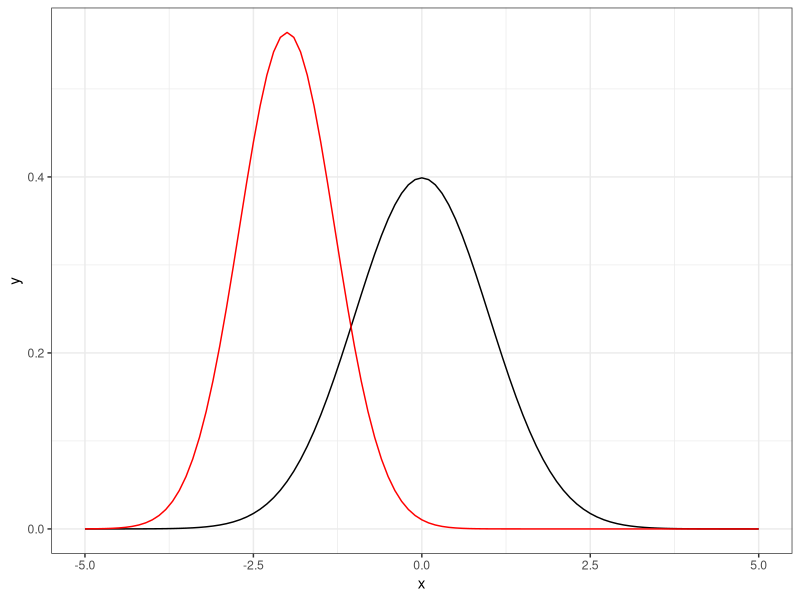
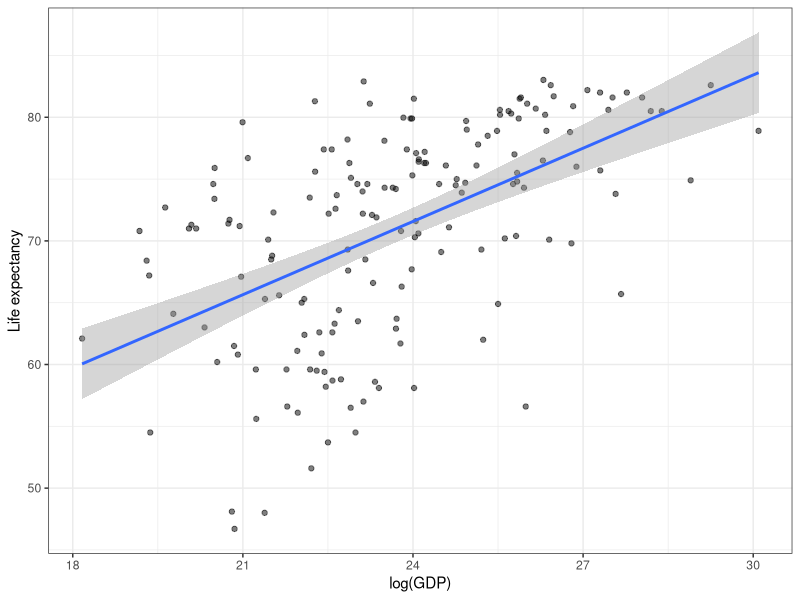
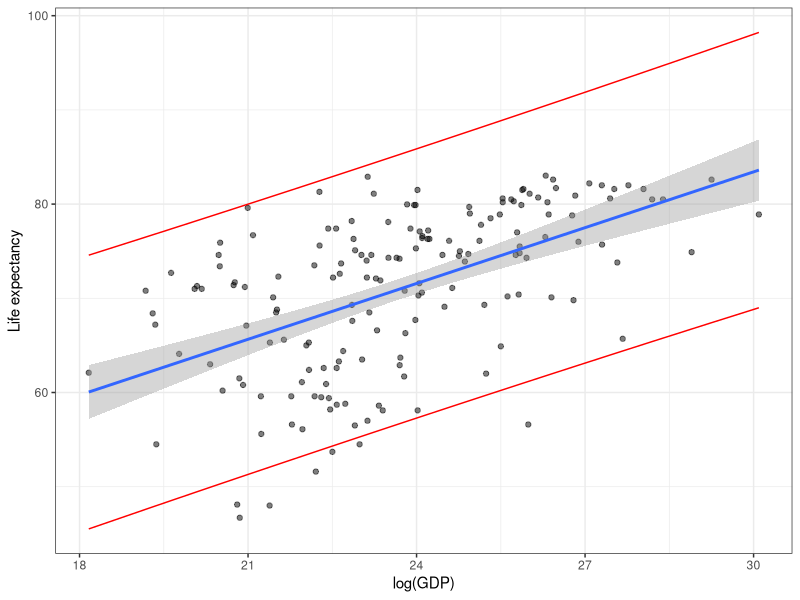

These figures' R source, in order:
## ---- chunk 1
library(tidyverse)
knitr::opts_chunk$set(fig.retina = 3, warning = FALSE, message = FALSE)
## ---- chunk 2
tibble(x = c(-5, 5)) %>%
  ggplot(aes(x)) +
  stat_function(fun = dnorm, n = 101, #<< 
                args = list(mean = 0, sd = 1)) + #<<
  stat_function(fun = dnorm, color = "red",
                args = list(mean = -2, 
                            sd = sqrt(0.5))) +
  theme_bw()
## ---- chunk 3
library(tidyverse)
library(dslabs)
gapminder <- as_tibble(gapminder)
clean_gapminder <- gapminder %>%
  filter(year == 2011, !is.na(gdp)) %>%
  mutate(log_gdp = log(gdp))
init_lm <- lm(life_expectancy ~ log_gdp, data = clean_gapminder) #<<
## ---- chunk 4
lm_plot <- clean_gapminder %>%
  ggplot(aes(x = log_gdp, #<<
             y = life_expectancy)) +
  geom_point(alpha = 0.5) +
  geom_smooth(method = "lm") + #<<
  theme_bw() +
  labs(x = "log(GDP)",
       y = "Life expectancy")
lm_plot
## ---- chunk 5
pred_int_data <- 
  predict(init_lm, data = clean_gapminder, 
          interval = "prediction",  #<<
          level = .95) %>% #<<
  as_tibble()  
lm_plot +
  geom_ribbon(data = #<<
                bind_cols(clean_gapminder,
                          pred_int_data),
              aes(ymin = lwr, ymax = upr), #<<
              color = "red", fill = NA)
## ---- chunk 6
knitr::include_graphics("https://upload.wikimedia.org/wikipedia/commons/thumb/e/e6/Gamma_distribution_pdf.svg/650px-Gamma_distribution_pdf.svg.png")
## ---- chunk 7
knitr::include_graphics("https://upload.wikimedia.org/wikipedia/commons/thumb/f/f3/Beta_distribution_pdf.svg/650px-Beta_distribution_pdf.svg.png")
## ---- chunk 8
knitr::include_graphics("https://upload.wikimedia.org/wikipedia/commons/thumb/7/74/Bernoulli_Distribution.PNG/650px-Bernoulli_Distribution.PNG")
